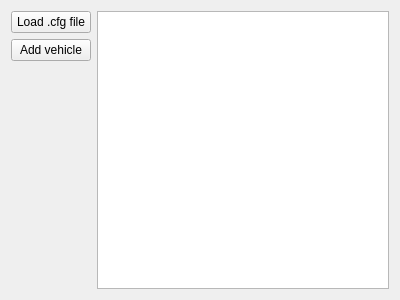
<?xml version="1.0" encoding="UTF-8"?>
<ui version="4.0">
 <class>load_vehicle_interface</class>
 <widget class="QWidget" name="load_vehicle_interface">
  <property name="geometry">
   <rect>
    <x>0</x>
    <y>0</y>
    <width>400</width>
    <height>300</height>
   </rect>
  </property>
  <property name="windowTitle">
   <string>Form</string>
  </property>
  <layout class="QGridLayout" name="gridLayout">
   <item row="0" column="0">
    <layout class="QVBoxLayout" name="verticalLayout">
     <item>
      <widget class="QPushButton" name="loadfile_button">
       <property name="text">
        <string>Load .cfg file</string>
       </property>
      </widget>
     </item>
     <item>
      <widget class="QPushButton" name="add_vehicle_button">
       <property name="text">
        <string>Add vehicle</string>
       </property>
      </widget>
     </item>
     <item>
      <spacer name="verticalSpacer">
       <property name="orientation">
        <enum>Qt::Vertical</enum>
       </property>
       <property name="sizeHint" stdset="0">
        <size>
         <width>20</width>
         <height>40</height>
        </size>
       </property>
      </spacer>
     </item>
    </layout>
   </item>
   <item row="0" column="1">
    <widget class="QListWidget" name="listWidget"/>
   </item>
  </layout>
 </widget>
 <resources/>
 <connections/>
</ui>
